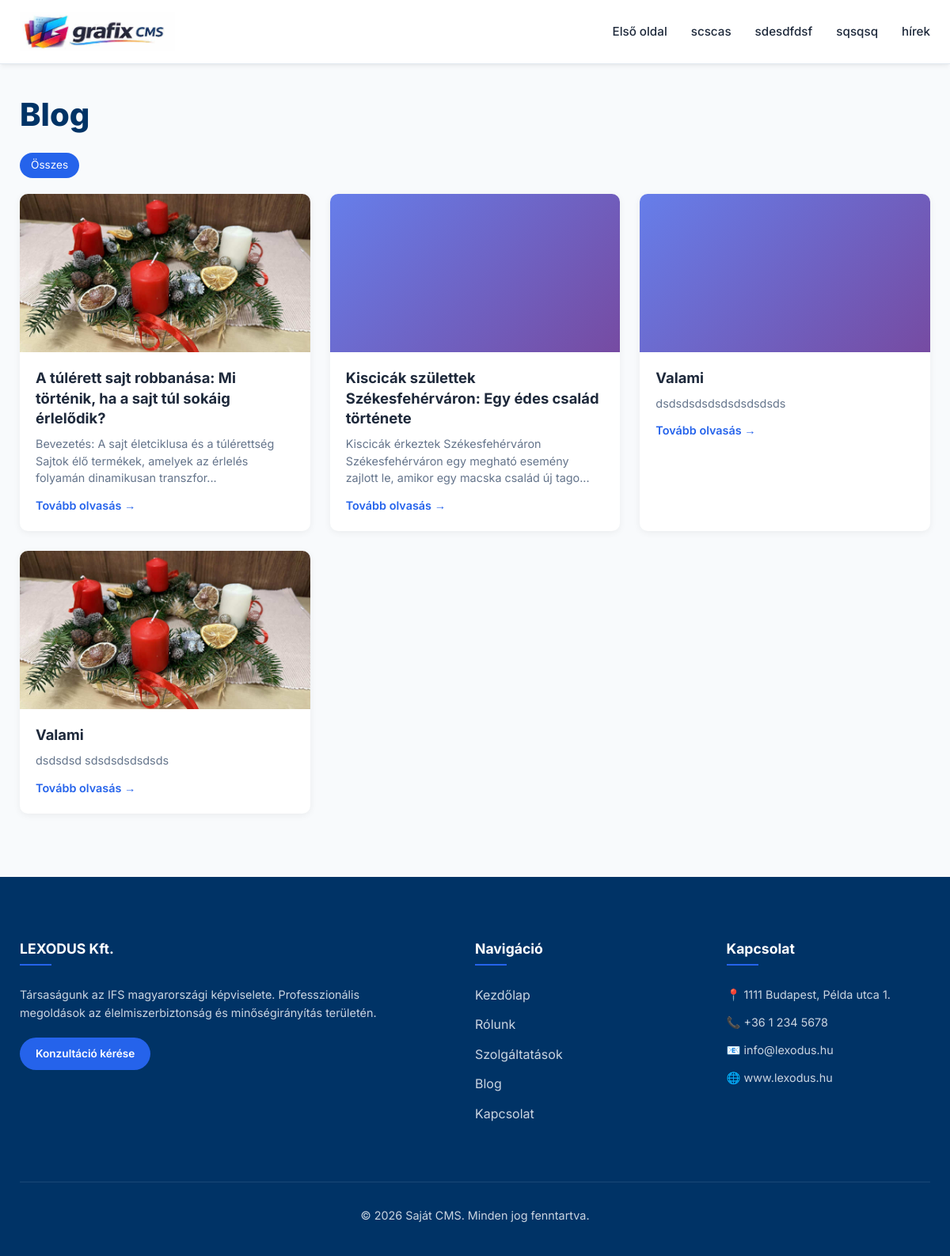
Screenshot of /blog.php with the database file from the repository.
### tables this page shows
CREATE TABLE `menus` (
  `id` int(11) NOT NULL AUTO_INCREMENT,
  `label` varchar(100) DEFAULT NULL,
  `url` varchar(255) DEFAULT NULL,
  `sort_order` int(11) DEFAULT 0,
  PRIMARY KEY (`id`)
);

CREATE TABLE `posts` (
  `id` int(11) NOT NULL AUTO_INCREMENT,
  `title` varchar(255) DEFAULT NULL,
  `slug` varchar(255) DEFAULT NULL,
  `content` text DEFAULT NULL,
  `status` varchar(20) DEFAULT 'published',
  `post_type` varchar(20) DEFAULT 'page',
  `meta_title` varchar(255) DEFAULT NULL,
  `meta_description` text DEFAULT NULL,
  `featured_image` varchar(255) DEFAULT NULL,
  `publish_at` datetime DEFAULT NULL,
  `deleted_at` datetime DEFAULT NULL,
  PRIMARY KEY (`id`),
  UNIQUE KEY `slug` (`slug`)
);

### core/UrlHelper.php (called while the page is built, shortened)
<?php
class UrlHelper {
    public static function link($path = '') {
        return BASE_URL . '/' . ltrim($path, '/');
    }
    public static function asset($path) {
        return BASE_URL . '/uploads/' . ltrim($path, '/');
    }
} ?>

### blog.php (the view, shortened to what this page needs)
<?php
require_once 'config.php';
require_once 'core/UrlHelper.php';
require_once 'core/functions.php';
$settings = [];
$settingsQuery = $db->query("SELECT * FROM settings");
while ($row = $settingsQuery->fetch()) {
    $settings[$row['setting_key']] = json_decode($row['setting_value'], true);
}
$perPage = 6;
$currentPage = max(1, (int) ($_GET['p'] ?? 1));
$offset = ($currentPage - 1) * $perPage;
$catSlug = $_GET['cat'] ?? '';
$catInfo = null;
$whereExtra = '';
$params = [];
$sql = "SELECT p.* FROM posts p WHERE p.post_type = 'post' AND p.status = 'published' AND p.deleted_at IS NULL" . $whereExtra . " ORDER BY p.id DESC LIMIT $perPage OFFSET $offset";
$stmt = $db->prepare($sql);
$stmt->execute($params);
$posts = $stmt->fetchAll();
$categories = $db->query("SELECT c.*, (SELECT COUNT(*) FROM post_categories pc JOIN posts p2 ON pc.post_id = p2.id WHERE pc.category_id = c.id AND p2.status = 'published' AND p2.post_type = 'post' AND p2.deleted_at IS NULL) as post_count FROM categories c ORDER BY c.name")->fetchAll();
$page = [
    'title' => $catInfo ? $catInfo['name'] : 'Blog',
    'meta_title' => $catInfo ? $catInfo['name'] . ' – Blog' : 'Blog',
    'meta_description' => $catInfo ? ($catInfo['description'] ?? '') : ($settings['site_info']['description'] ?? ''),
];
include 'theme/header.php';
?>
<div class="container">
    <h1>
        <?php echo htmlspecialchars($page['title']); ?>
    </h1>
    <?php if (!empty($categories)): ?>
        <div style="display: flex; gap: 8px; flex-wrap: wrap; margin: 20px 0;">
            <a href="<?php echo UrlHelper::link('blog'); ?>"
                style="padding: 5px 14px; border-radius: 20px; font-size: 0.85rem; text-decoration: none;
                      <?php echo !$catSlug ? 'background: #2563eb; color: #fff;' : 'background: #f1f5f9; color: #64748b;'; ?>">
                Összes
            </a>
        </div>
    <?php endif; ?>
    <?php if (empty($posts)): ?>
        <p style="color: #94a3b8; padding: 40px 0;">Nincs bejegyzés
            <?php echo $catInfo ? ' ebben a kategóriában' : ''; ?>.
        </p>
    <?php else: ?>
        <div
            style="display: grid; grid-template-columns: repeat(auto-fill, minmax(300px, 1fr)); gap: 25px; margin-top: 20px;">
            <?php foreach ($posts as $post): ?>
                <article
                    style="background: #fff; border-radius: 10px; overflow: hidden; box-shadow: 0 2px 10px rgba(0,0,0,0.06); transition: transform 0.2s, box-shadow 0.2s;"
                    onmouseenter="this.style.transform='translateY(-3px)';this.style.boxShadow='0 8px 25px rgba(0,0,0,0.1)'"
                    onmouseleave="this.style.transform='';this.style.boxShadow='0 2px 10px rgba(0,0,0,0.06)'">
                    <?php if (!empty($post['featured_image'])): ?>
                        <a href="<?php echo UrlHelper::link($post['slug']); ?>">
                            <img src="<?php echo UrlHelper::asset($post['featured_image']); ?>"
                                alt="<?php echo htmlspecialchars($post['title']); ?>"
                                style="width: 100%; height: 200px; object-fit: cover; display: block;">
                        </a>
                    <?php else: ?>
                        <div style="width: 100%; height: 200px; background: linear-gradient(135deg, #667eea 0%, #764ba2 100%);">
                        </div>
                    <?php endif; ?>
                    <div style="padding: 20px;">
                        <h2 style="font-size: 1.15rem; margin-bottom: 8px; line-height: 1.4;">
                            <a href="<?php echo UrlHelper::link($post['slug']); ?>"
                                style="color: #1e293b; text-decoration: none;">
                                <?php echo htmlspecialchars($post['title']); ?>
                            </a>
                        </h2>
                        <p style="color: #64748b; font-size: 0.9rem; line-height: 1.5;">
                            <?php echo htmlspecialchars(mb_strimwidth(html_entity_decode(strip_tags($post['content']), ENT_QUOTES, 'UTF-8'), 0, 120, '...')); ?>
                        </p>
                        <a href="<?php echo UrlHelper::link($post['slug']); ?>"
                            style="display: inline-block; margin-top: 12px; color: #2563eb; font-weight: 600; font-size: 0.9rem; text-decoration: none;">
                            Tovább olvasás →
                        </a>
                    </div>
                </article>
            <?php endforeach; ?>
        </div>
    <?php endif; ?>
</div>
<?php
include 'theme/footer.php';

### core/functions.php (shortened to what this page needs)
<?php
function render_menu($db)
{
    $items = $db->query("SELECT * FROM menus ORDER BY sort_order ASC")->fetchAll();
    echo "<ul>";
    foreach ($items as $item) {
        $url = (strpos($item['url'], 'http') === 0) ? $item['url'] : UrlHelper::link($item['url']);
        echo "<li><a href='" . htmlspecialchars($url) . "'>" . htmlspecialchars($item['label']) . "</a></li>";
    }
    echo "</ul>";
}
        ?>

### theme/style.css (style rules this page uses)
:root { --navy: #003366; --navy-light: #004080; --blue: #2563eb; --blue-light: #eff6ff; --text: #1e293b; --text-light: #64748b; --bg-body: #f8fafc; --bg-white: #ffffff; --border: #e2e8f0; --shadow: 0 4px 6px -1px rgba(0, 0, 0, 0.05), 0 2px 4px -1px rgba(0, 0, 0, 0.03); --shadow-lg: 0 10px 15px -3px rgba(0, 0, 0, 0.1), 0 4px 6px -2px rgba(0, 0, 0, 0.05); --radius: 12px; }
*, *::before, *::after { box-sizing: border-box; margin: 0; padding: 0; }
html { scroll-behavior: smooth; }
body { font-family: 'Inter', sans-serif; color: var(--text); line-height: 1.6; background: var(--bg-body); -webkit-font-smoothing: antialiased; }
a { color: var(--blue); text-decoration: none; transition: all 0.2s ease; }
img { max-width: 100%; height: auto; display: block; }
.container { max-width: 1200px; margin: 0 auto; padding: 0 25px; }
nav ul { display: flex; list-style: none; gap: 30px; margin: 0; padding: 0; }
nav ul li a { color: var(--text); font-weight: 500; font-size: 0.95rem; padding: 8px 0; position: relative; }
nav ul li a::after { content: ''; position: absolute; bottom: 0; left: 0; width: 0; height: 2px; background: var(--navy); transition: width 0.3s ease; }
h1, h2, h3, h4 { color: var(--navy); margin-bottom: 1.5rem; line-height: 1.2; }
h1 { font-size: 2.5rem; font-weight: 800; }
h2 { font-size: 2rem; font-weight: 700; }

### rows the page displays
menus: label "Első oldal"
menus: label "scscas"
menus: label "sdesdfdsf"
menus: label "sqsqsq"
menus: label "hírek"
posts: featured_image (picture), title "A túlérett sajt robbanása: Mi történik, ha a sajt túl sokáig érlelődik?", content "Bevezetés: A sajt életciklusa és a túlérettség Sajtok élő termékek, amelyek az érlelés folyamán dinamikusan transzfor..."
posts: title "Kiscicák születtek Székesfehérváron: Egy édes család története", content "Kiscicák érkeztek Székesfehérváron Székesfehérváron egy megható esemény zajlott le, amikor egy macska család új tago..."
posts: title "Valami", content "dsdsdsdsdsdsdsdsdsds"
posts: featured_image (picture), title "Valami", content "dsdsdsd sdsdsdsdsdsds"

### other values shown
$page['title'] "Blog"
$settings['site_info']['name'] "Saját CMS"
